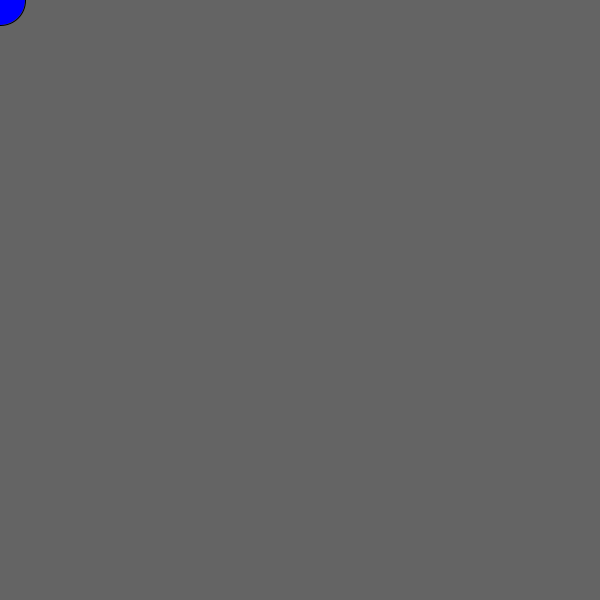
Frame 1 (no input)
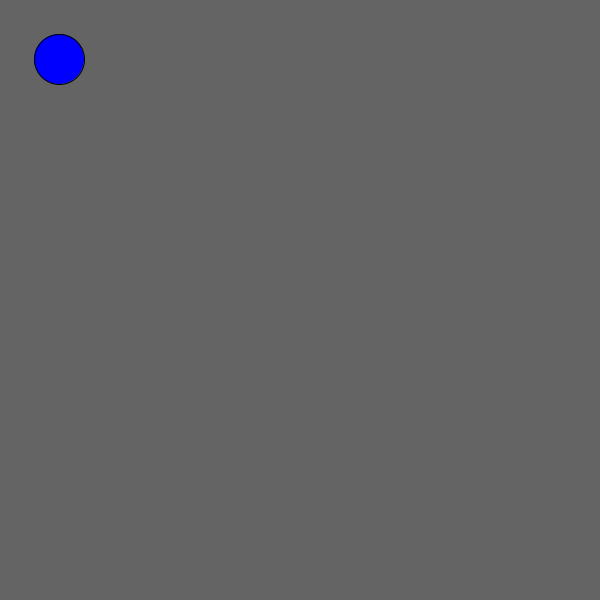
Frame 60 (the mouse pressed at the canvas centre just before this capture)
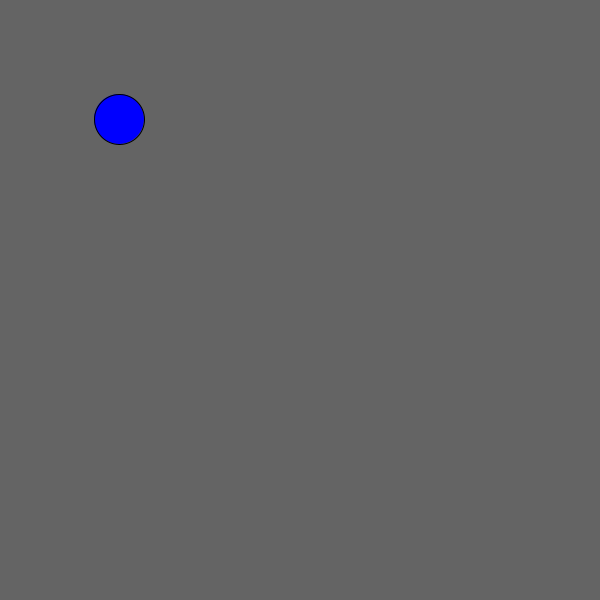
Frame 120 (the mouse held since frame 60 and released just before this capture)

The Processing sketch that drew these frames (run headless with seeded random() and noise(); from frame 60 on, the mouse is pressed at the canvas centre):

// Processing sketch: sugarscreen
// ── sugarscreen.pde
PVector pos = new PVector(0,0);
PVector dir = new PVector(1,1);

void setup(){
  
  size(600,600); 
  background(100); 
  fill(255,0,0); 
  ellipse(width/2, height/2, 50, 50);
  
}

void draw(){
  fill(0,0,255); 
  background(100);
  ellipse(pos.x, pos.y, 50, 50);
  pos.x += dir.x;
  pos.y += dir.y;
   switch (int(pos.x)) {
    case 25:
      dir.x = 1;
      break;
    case 575:
      dir.x = -1;
      break;
  }
  switch (int(pos.y)) {
    case 25:
      dir.y = 1;
      break;
    case 575:
      dir.y = -1;
      break;
  }
}
